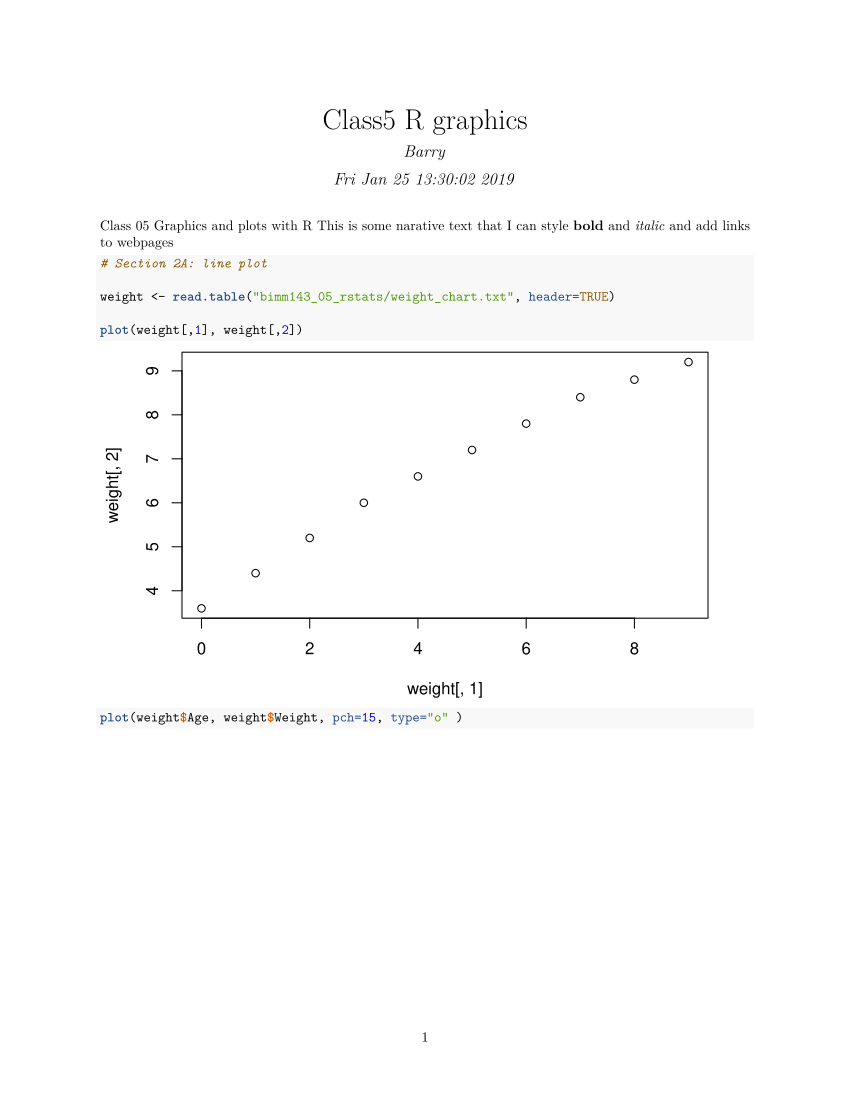

The R source for this figure:
#' ---
#' title: "Class5 R graphics"
#' author: "Barry"
#' date: "Fri Jan 25 13:30:02 2019"
#' output: pdf_document
#' ---

#' Class 05 Graphics and plots with R
#' This is some narative text that I can style **bold** and *italic* and add links
#' to [webpages](https://rmarkdown.rstudio.com/articles_report_from_r_script.html)

# Section 2A: line plot

weight <- read.table("bimm143_05_rstats/weight_chart.txt", header=TRUE)

plot(weight[,1], weight[,2])

plot(weight$Age, weight$Weight, pch=15, type="o" )

# 2B Barplot

feat <- read.table("bimm143_05_rstats/feature_counts.txt", header=TRUE, sep="\t")

barplot(feat$Count, names.arg = feat$Feature, las=2, horiz=TRUE)

old.mar <- par()$mar

par(mar=c(5, 11, 4, 2))
barplot(feat$Count, names.arg = feat$Feature, las=2, horiz=TRUE)

# More custom arguments
par(mar=c(3.1, 11.1, 4.1, 2))
barplot(feat$Count, names.arg=feat$Feature, 
        horiz=TRUE, ylab="", 
        main="Number of features in the mouse GRCm38 genome", 
        las=1, xlim=c(0,80000))

par(mar=old.mar)

# Section 3

mf <- read.table("bimm143_05_rstats/male_female_counts.txt", header=TRUE, sep="\t")

barplot(mf$Count, names.arg = mf$Sample, las=2, col=rainbow( nrow(mf) ))

barplot(mf$Count, names.arg = mf$Sample, las=2, col=cm.colors( nrow(mf) ))


barplot(mf$Count, names.arg = mf$Sample, las=2, col=topo.colors( nrow(mf) ))

# Section 3B RNA-Seq data

exp <- read.delim("bimm143_05_rstats/up_down_expression.txt")

# how many genes
nrow(exp)

table(exp$State)

plot(exp$Condition1, exp$Condition2, col=exp$State, 
     xlab="Expression condition 1", ylab="Expression condition 2")

old.pal <- palette()
palette(c("blue","gray","red"))
plot(exp$Condition1, exp$Condition2, 
     col=exp$State, xlab="Expression condition 1", ylab="Expression condition 2")

palette(old.pal)


#View(exp)
